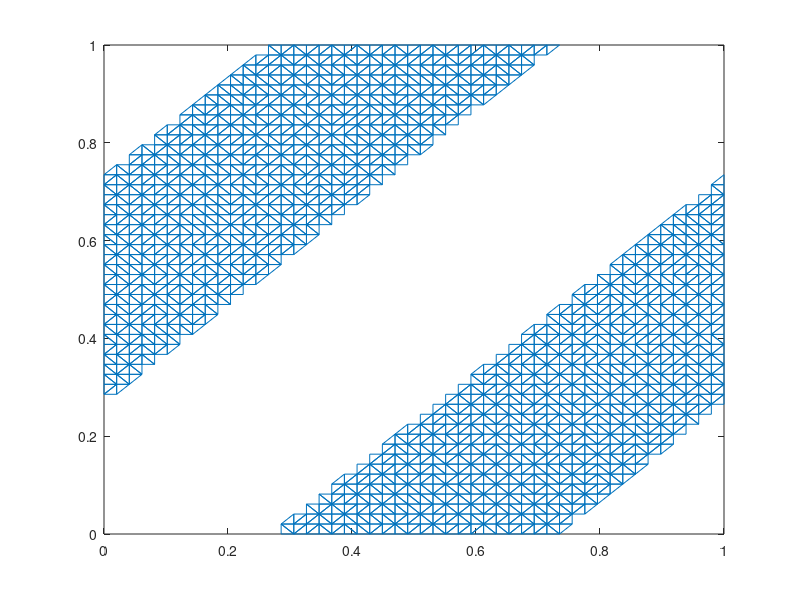

This figure's MATLAB source: (Note: this script raises an error after producing the figure.)
function draw_mobius(seed)
%
% Plot samples and sampled distributions from a deep GP model.
%
% David Duvenaud
% Dec 2102

addpath('utils');

% Fix the seed of the random generators.
%seed=0;
if nargin < 1
    seed=1;
end

randn('state',seed);
rand('state',seed);

n_side = 20;
n_aux_side = 50;
D = 3;

xrange = linspace( 0, 1, n_side);

% Make a grid
[xa, xb] = ndgrid( xrange, xrange ); %randn(n, D);   % Deepest latent layer.
x0 = [ xa(:), xb(:) ];

n = size(x0, 1);
xrange2 = linspace( 0, 1, n_aux_side );
[xa, xb] = ndgrid( xrange2, xrange2 ); %randn(n, D);   % Deepest latent layer.
x0aux = [ xa(:), xb(:) ];



% Remove center
%bad_ixs = x0aux(:, 1) >= 0.2 & x0aux(:, 1) <= 0.8 & x0aux(:, 2) >= 0.2 & x0aux(:, 2) <= 0.8;
%bad_ixs = ((x0aux(:, 1) - 0.5).^2 + (x0aux(:, 2) - 0.5).^2) < 0.3^2;

%bad_ixs = x0aux(:, 1) + 0.4 > x0aux(:, 2) & x0aux(:, 1) - 0.4 < x0aux(:, 2);
%bad_ixs = bad_ixs;

bad_ixs = abs( x0aux(:, 1) - x0aux(:, 2)) < 0.25 | abs (x0aux(:, 1) - x0aux(:, 2)) > 0.75;
%bad_ixs = ~bad_ixs;

x0aux_center = x0aux(bad_ixs, :);
x0aux_outer = x0aux(~bad_ixs, :);

x0aux = [x0aux_outer; x0aux_center];

tri = delaunay(x0aux(:,1),x0aux(:,2));

% remove all triangles from the center
num_good = sum(~bad_ixs);
bad_tri = any(tri > num_good, 2);

tri(bad_tri, :) = [];

% Show 2D mesh left over
show2dmesh = true
if show2dmesh
    figure(2); clf;
    plot(x0aux(:,1), x0aux(:,2), '.');
    trimesh(tri,x0aux(:,1),x0aux(:,2))
end


figure(1);clf;
%x0aux( x0aux(:, 1) + x0aux(:,2) <= 0.5, :) = [];
%x0aux( abs(1 - x0aux(:, 1)) + abs( 1- x0aux(:,2)) <= 0.5, :) = [];
%x0aux( x0aux(:, 1) >= 0.9, :) = [];
%x0aux( x0aux(:, 2) <= 0.1, :) = [];
%x0aux( x0aux(:, 2) >= 0.9, :) = [];

%x0aux( x0aux(:, 1) <= x0aux(:, 2), :) = [];
%x0aux = rand(1000, Q) .* 2 - 1;

circle_colors = coord_to_color(x0aux(:,1:2));

%    plot_little_circles(x0aux(:,1), x0aux(:,2), ...
%         0.01, circle_colors, 1 ); hold on; 

%plot_density( x, xaux, 1, circle_colors, 'Original latent space' );

kernel = @(x,y)( per_kernel_2d(x, y) ...
    + per_kernel_2d([x(2, :); x(1,:)], y) ...
    + per_kernel_2d([x(2, :); x(1,:)], [y(2, :); y(1,:)]) ...
    + per_kernel_2d(x, [y(2, :); y(1,:)]));

layer = 1;
%for layer = 2:layers
% Specify the mean and covariance of the warping.
% This mean and variance will be repeated for each dimension.
mu = zeros(D, n);
sigma = kernel(x0', x0') + eye(n) * 1e-4;
k_x_xaux = kernel(x0', x0aux');

% Now sample next deepest layer.
for d = 1:D
    x(:,d) = mvnrnd( mu(d, :), sigma);
end

% Work out warping distribution,
% conditional on the already sampled points.
mucond = k_x_xaux' / sigma * x;
%sigmacond = k_x_xaux' / sigma * k_x_xaux;

% Now sample some more points, conditioned on those.
%xaux(:,1) = mvnrnd( mucond(:,1), sigmacond);
%xaux(:,2) = mvnrnd( mucond(:,2), sigmacond);
for d = 1:D
    xaux(:,d) = mucond(:,d);
end

% Plot the warped points and auxiliary points.
%    plot_density( x, xaux, layer, circle_colors );



trimesh(tri,xaux(:,1),xaux(:,2),xaux(:,3))


end


function sigma = se_kernel(x, y)
    if nargin == 0
        sigma = 'Normal SE covariance.'; return;
    end

    sigma = exp( -0.5.*sq_dist(x, y));
end

function sigma = per_kernel(x, y)
    if nargin == 0
        sigma = 'Normal SE covariance.'; return;
    end

    sigma = exp( -0.5.*sin(sq_dist(x, y)).^2);
end

function sigma = per_kernel_2d(x, y)
    if nargin == 0
        sigma = 'Yoroidal'; return;
    end

    period = 1;
    lengthscale = 10;
    sigma = exp( -2.*sin(pi*(sqrt(sq_dist(x(1,:), y(1,:))))./period).^2 ./ lengthscale)  ...
          .*exp( -2.*sin(pi*(sqrt(sq_dist(x(2,:), y(2,:))))./period).^2 ./ lengthscale);
end


function sigma = one_per_one_se(x, y)
    if nargin == 0
        sigma = 'Periodic times SE'; return;
    end

    period = 1;
    lengthscale = 10;
    sigma = exp( -2.*sin(pi*(sqrt(sq_dist(x(1,:), y(1,:))))./period).^2 ./ lengthscale)  ...
          .*exp( - sq_dist(x(2,:), y(2,:))./lengthscale);
end


function plot_density( x, xaux, layer, circle_colors, fig_title )

    if nargin < 5
        fig_title = sprintf('Layer %d', layer);
    end
    
    %figure(layer); clf;
    
    circle_size = .005;
    circle_alpha = 0.16;
    circle_color = colorbrew(2);
    
    %plot3(xaux(:,1), xaux(:,2), xaux(:,3), 'g.');
    %plot_little_circles_3d(x(:,1), x(:,2), x(:,3), ...
    %     circle_size, [0 0 0] ); hold on;    
    %good_xlim = xlim;
    %good_ylim = ylim;
    %good_zlim = zlim;
    
    plot_little_circles_3d(xaux(:,1), xaux(:,2), xaux(:,3), ...
         circle_size, circle_colors ); hold on;    
    hold on;
%    set(h_dots, 'visible', 'off');
    %h_dots = plot(x(:,1), x(:,2), 'k.');
    
    
    %alpha(h_dots, 1);
    
    %axis tight
    axis off
    set( gca, 'XTick', [] );
    set( gca, 'yTick', [] );
    set( gca, 'XTickLabel', '' );
    set( gca, 'yTickLabel', '' );
    set(gcf, 'color', 'white');
    set(gca, 'YGrid', 'off');
    
    %border_scale = 10;
    %xlim( good_xlim );
    %ylim( good_ylim );
    %zlim( good_zlim );
    
    %set_fig_units_cm( 14, 14 );
    %axis tight
    set(gca, 'Units', 'normalized', 'Position', [0 0 1 1])
    %title(fig_title, 'Interpreter', 'Latex', 'FontSize', 18);
    %savepng(gcf, sprintf('figures/deep_gp_sample_layer_%d', layer));
end
